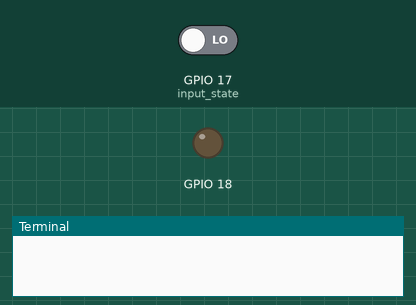
This program was run on a simulated Raspberry Pi (BCM pin numbers). Shown: output pins drawn as LEDs (lit = HIGH), the last lines printed to the terminal. The inputs (shaded band) are chosen by the test bench; at power-on: GPIO 17 (input_state) LOW.

Above: at 1.2 s.
1.3 s: GPIO 17 (input_state) driven HIGH
At 2.1 s:
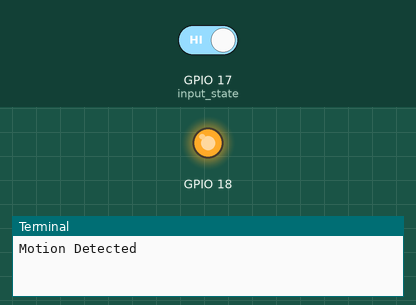
2.8 s: GPIO 17 (input_state) driven LOW
At 3.6 s:
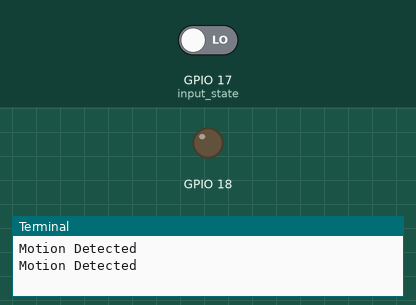
Timing chart, 0 to 5.8 s (numbered marks = the images above; inputs shaded):
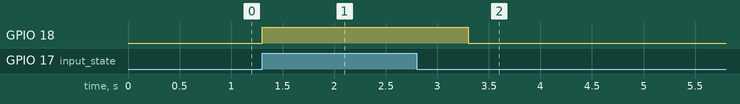

The program:

pir-sample.py
```python
import RPi.GPIO as GPIO
import time

GPIO.setmode(GPIO.BCM)

GPIO.setup(17, GPIO.IN)

GPIO.setup(18, GPIO.OUT)

while True:
	input_state = GPIO.input(17)
	GPIO.output(18, False)
	if input_state == True:
		print('Motion Detected')
		GPIO.output(18, True)
		time.sleep(1)
```

Measured:
- after the input at 1.3 s, GPIO 18: LOW → HIGH at once
- after the input at 2.8 s, GPIO 18: HIGH → LOW after 0.50 s
